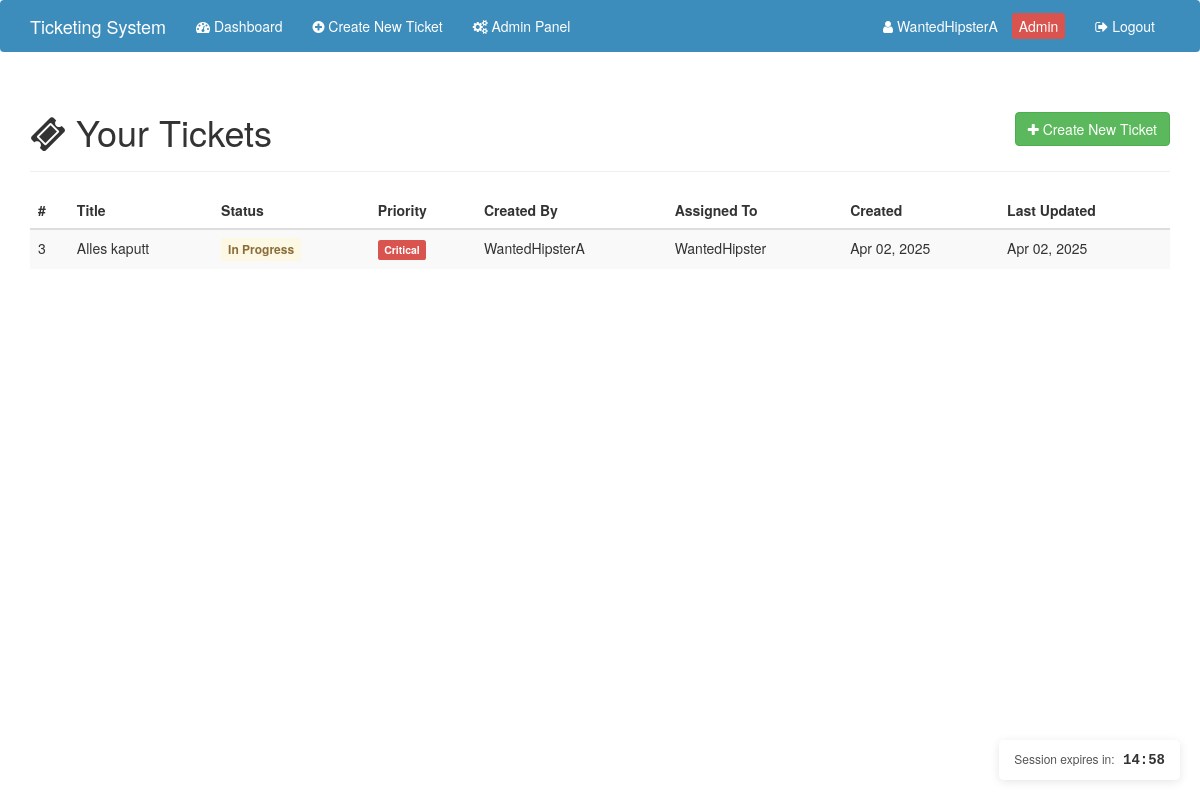
The app's page /dashboard.php (signed in) with its own data.
### tables this page shows
CREATE TABLE `tickets` (
  `id` int(11) NOT NULL,
  `title` varchar(100) NOT NULL,
  `description` text NOT NULL,
  `status` enum('open','in_progress','resolved','closed') NOT NULL DEFAULT 'open',
  `priority` enum('low','medium','high','critical') NOT NULL DEFAULT 'medium',
  `created_by` int(11) NOT NULL,
  `assigned_to` int(11) DEFAULT NULL,
  `created_at` timestamp NOT NULL DEFAULT current_timestamp(),
  `updated_at` timestamp NOT NULL DEFAULT current_timestamp() ON UPDATE current_timestamp()
);

CREATE TABLE `users` (
  `id` bigint(20) UNSIGNED NOT NULL,
  `firstname` varchar(30) NOT NULL,
  `lastname` varchar(30) NOT NULL,
  `username` varchar(30) NOT NULL,
  `password` varchar(255) NOT NULL,
  `email` varchar(100) NOT NULL,
  `role` enum('user','admin') NOT NULL DEFAULT 'user',
  `created_at` timestamp NOT NULL DEFAULT current_timestamp()
);

### dashboard.php (the view, shortened to what this page needs)
<?php
require_once __DIR__ . '/db_connect.php';
$userId = $_SESSION["id"];
$isAdmin = isset($_SESSION["role"]) && $_SESSION["role"] === "admin";
if (!isset($_SESSION["role"])) {
    $userQuery = "SELECT role FROM users WHERE id = ?";
    $stmt = $mysqli->prepare($userQuery);
    $stmt->bind_param("i", $userId);
    $stmt->execute();
    $result = $stmt->get_result();
    if ($row = $result->fetch_assoc()) {
        $isAdmin = $_SESSION["role"] === "admin";
    }
}
if ($isAdmin) {
    $ticketQuery = "SELECT t.*,
                        u_creator.username AS creator_username,
                        u_assigned.username AS assigned_username
                   FROM tickets t
                   LEFT JOIN users u_creator ON t.created_by = u_creator.id
                   LEFT JOIN users u_assigned ON t.assigned_to = u_assigned.id
                   ORDER BY
                    CASE
                        WHEN t.status = 'open' THEN 1
                        WHEN t.status = 'in_progress' THEN 2
                        WHEN t.status = 'resolved' THEN 3
                        WHEN t.status = 'closed' THEN 4
                    END,
                    CASE
                        WHEN t.priority = 'critical' THEN 1
                        WHEN t.priority = 'high' THEN 2
                        WHEN t.priority = 'medium' THEN 3
                        WHEN t.priority = 'low' THEN 4
                    END,
                    t.created_at DESC";
    $stmt = $mysqli->prepare($ticketQuery);
}
$stmt->execute();
$tickets = $stmt->get_result();
?>
<!DOCTYPE html>
<html lang="en">
<head>
    <link rel="stylesheet" href="https://maxcdn.bootstrapcdn.com/bootstrap/3.3.5/css/bootstrap.min.css">
    <link rel="stylesheet" href="https://maxcdn.bootstrapcdn.com/font-awesome/4.4.0/css/font-awesome.min.css">
     <link rel="stylesheet" href="session_timer.css">
</head>
<body>
    <nav class="navbar navbar-custom">
        <div class="container">
            <div class="navbar-header">
                <a class="navbar-brand" href="#">Ticketing System</a>
            </div>
            <div id="navbar" class="collapse navbar-collapse">
                <ul class="nav navbar-nav">
                    <li class="active"><a href="dashboard.php"><i class="fa fa-dashboard"></i> Dashboard</a></li>
                    <li><a href="create_ticket.php"><i class="fa fa-plus-circle"></i> Create New Ticket</a></li>
                    <?php if ($isAdmin): ?>
                    <li><a href="admin.php"><i class="fa fa-cogs"></i> Admin Panel</a></li>
                    <?php endif; ?>
                </ul>
                <ul class="nav navbar-nav navbar-right">
                    <li>
                        <a href="#">
                            <i class="fa fa-user"></i>
                            <?php echo htmlspecialchars($_SESSION["username"]); ?>
                            <span class="user-role-badge <?php echo $isAdmin ? 'admin-role-badge' : ''; ?>">
                                <?php echo $isAdmin ? 'Admin' : 'User'; ?>
                            </span>
                        </a>
                    </li>
                    <li><a href="logout.php"><i class="fa fa-sign-out"></i> Logout</a></li>
                </ul>
            </div>
        </div>
    </nav>
    <div class="container">
        <div class="row">
            <div class="col-md-12">
                <div class="page-header">
                    <h1>
                        <i class="fa fa-ticket"></i> Your Tickets
                        <a href="create_ticket.php" class="btn btn-success pull-right">
                            <i class="fa fa-plus"></i> Create New Ticket
                        </a>
                    </h1>
                </div>
                <?php if ($tickets->num_rows > 0): ?>
                    <div class="table-responsive">
                        <table class="table table-striped table-hover">
                            <thead>
                                <tr>
                                    <th>#</th>
                                    <th>Title</th>
                                    <th>Status</th>
                                    <th>Priority</th>
                                    <th>Created By</th>
                                    <th>Assigned To</th>
                                    <th>Created</th>
                                    <th>Last Updated</th>
                                </tr>
                            </thead>
                            <tbody>
                                <?php while ($ticket = $tickets->fetch_assoc()): ?>
                                    <tr class="ticket-row <?php echo 'priority-' . htmlspecialchars($ticket['priority']); ?>"
                                        onclick="window.location='view_ticket.php?id=<?php echo $ticket['id']; ?>'">
                                        <td><?php echo htmlspecialchars($ticket['id']); ?></td>
                                        <td><?php echo htmlspecialchars($ticket['title']); ?></td>
                                        <td>
                                            <span class="status-badge status-<?php echo htmlspecialchars($ticket['status']); ?>">
                                                <?php
                                                    switch($ticket['status']) {
                                                        case 'in_progress': echo 'In Progress'; break;
                                                    }
                                                ?>
                                            </span>
                                        </td>
                                        <td>
                                            <?php
                                                switch($ticket['priority']) {
                                                    case 'critical': echo '<span class="label label-danger">Critical</span>'; break;
                                                }
                                            ?>
                                        </td>
                                        <td><?php echo htmlspecialchars($ticket['creator_username']); ?></td>
                                        <td>
                                            <?php
                                                if ($ticket['assigned_username']) {
                                                    echo htmlspecialchars($ticket['assigned_username']);
                                                } else {
                                                    echo '<em>Unassigned</em>';
                                                }
                                            ?>
                                        </td>
                                        <td><?php echo date('M d, Y', strtotime($ticket['created_at'])); ?></td>
                                        <td><?php echo date('M d, Y', strtotime($ticket['updated_at'])); ?></td>
                                    </tr>
                                <?php endwhile; ?>
                            </tbody>
                        </table>
                    </div>
                <?php endif; ?>
            </div>
        </div>
    </div>
    <div id="session-timer-container" data-remaining-time="<?php echo $_SESSION['timeout_remaining']; ?>">
        <span class="session-timer-label">Session expires in:</span>
        <span id="session-timer">15:00</span>
    </div>
</body>
</html>

### session_timer.css (style rules this page uses)
#session-timer-container { position: fixed; bottom: 20px; right: 20px; background-color: rgba(255, 255, 255, 0.9); padding: 10px 15px; border-radius: 5px; box-shadow: 0 2px 10px rgba(0,0,0,0.1); font-size: 12px; z-index: 9999; transition: all 0.3s ease; }
#session-timer { font-weight: bold; font-family: monospace; font-size: 14px; }
.session-timer-label { margin-right: 5px; color: #555; }

### dashboard.php (style rules this page uses)
.priority-critical { background-color: #ffdddd; }
.status-badge { display: inline-block; padding: 3px 7px; border-radius: 3px; font-size: 12px; font-weight: bold; }
.status-in_progress { background-color: #fcf8e3; color: #8a6d3b; }
.navbar-custom { background-color: #3c8dbc; color: white; }
.navbar-custom .navbar-brand, .navbar-custom .navbar-nav>li>a { color: white; }
.user-role-badge { background-color: #3c8dbc; color: white; padding: 3px 7px; border-radius: 3px; margin-left: 10px; }
.admin-role-badge { background-color: #d9534f; }

### records on screen
tickets: id "3", title "Alles kaputt", status "In Progress", priority "Critical", users.username "WantedHipsterA", users.username "WantedHipster", created_at "Apr 02, 2025", updated_at "Apr 02, 2025"

### other values on screen
$_SESSION["username"] "WantedHipsterA"
